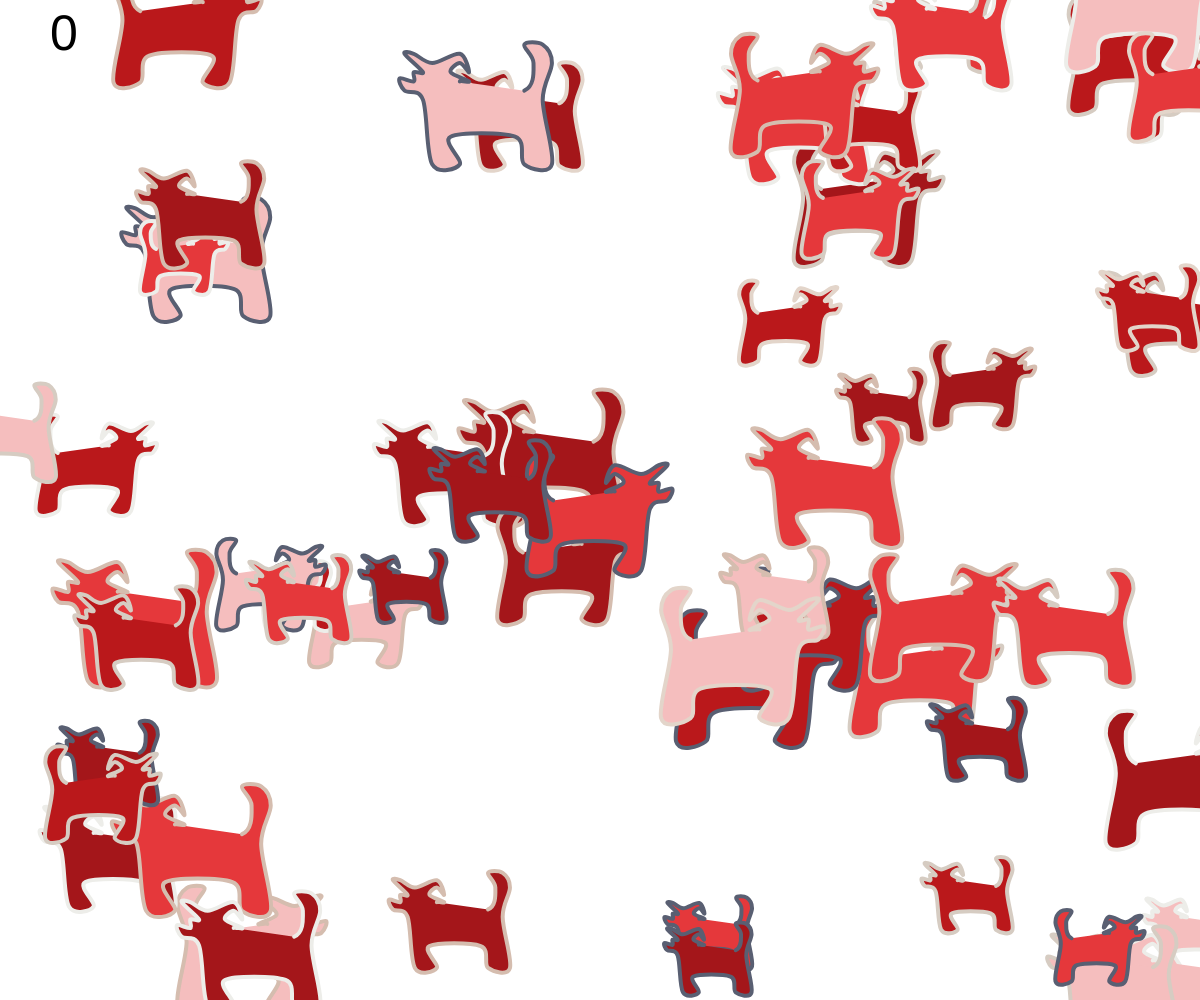
Frame 1 (no input)
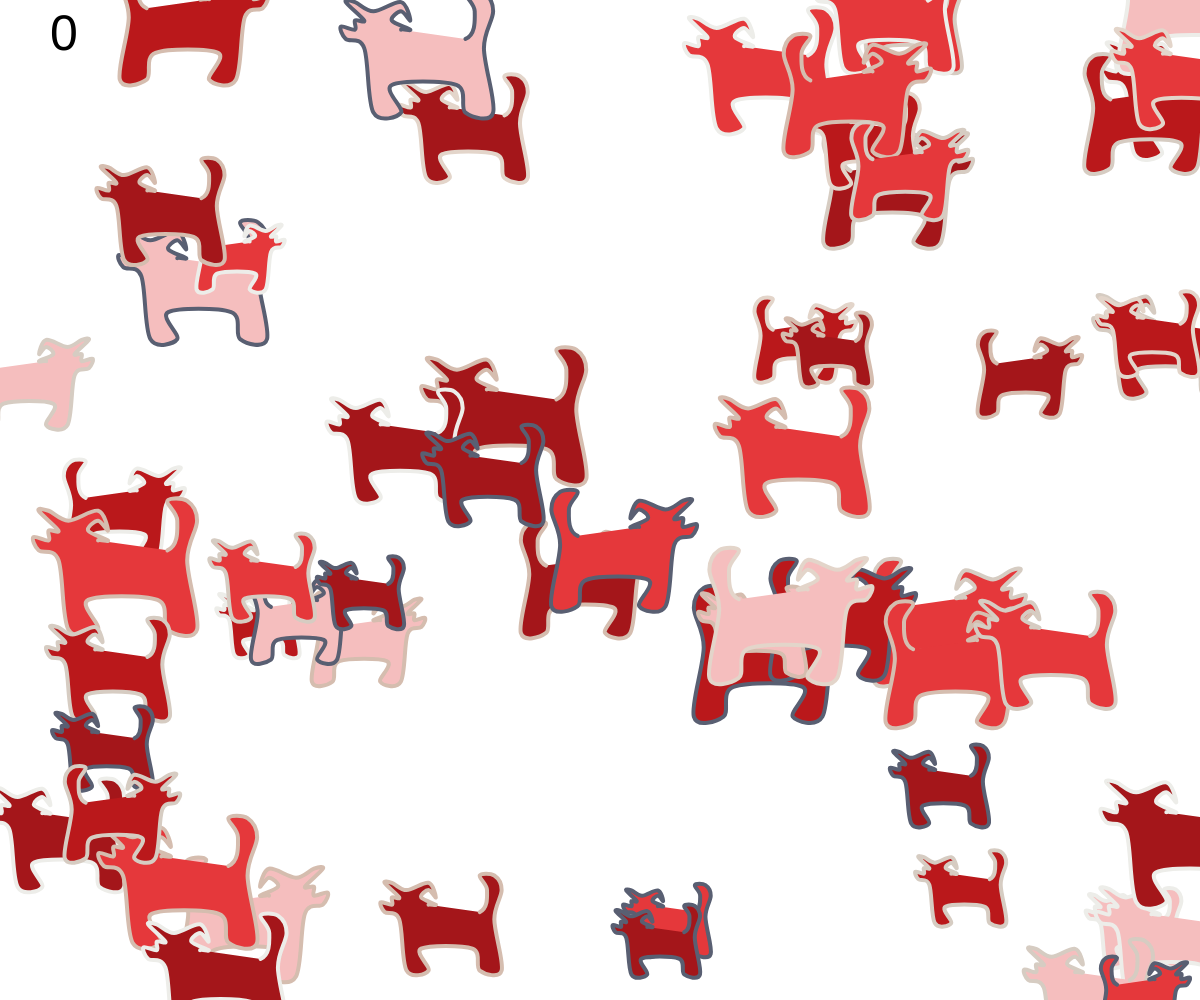
Frame 60 (no input)
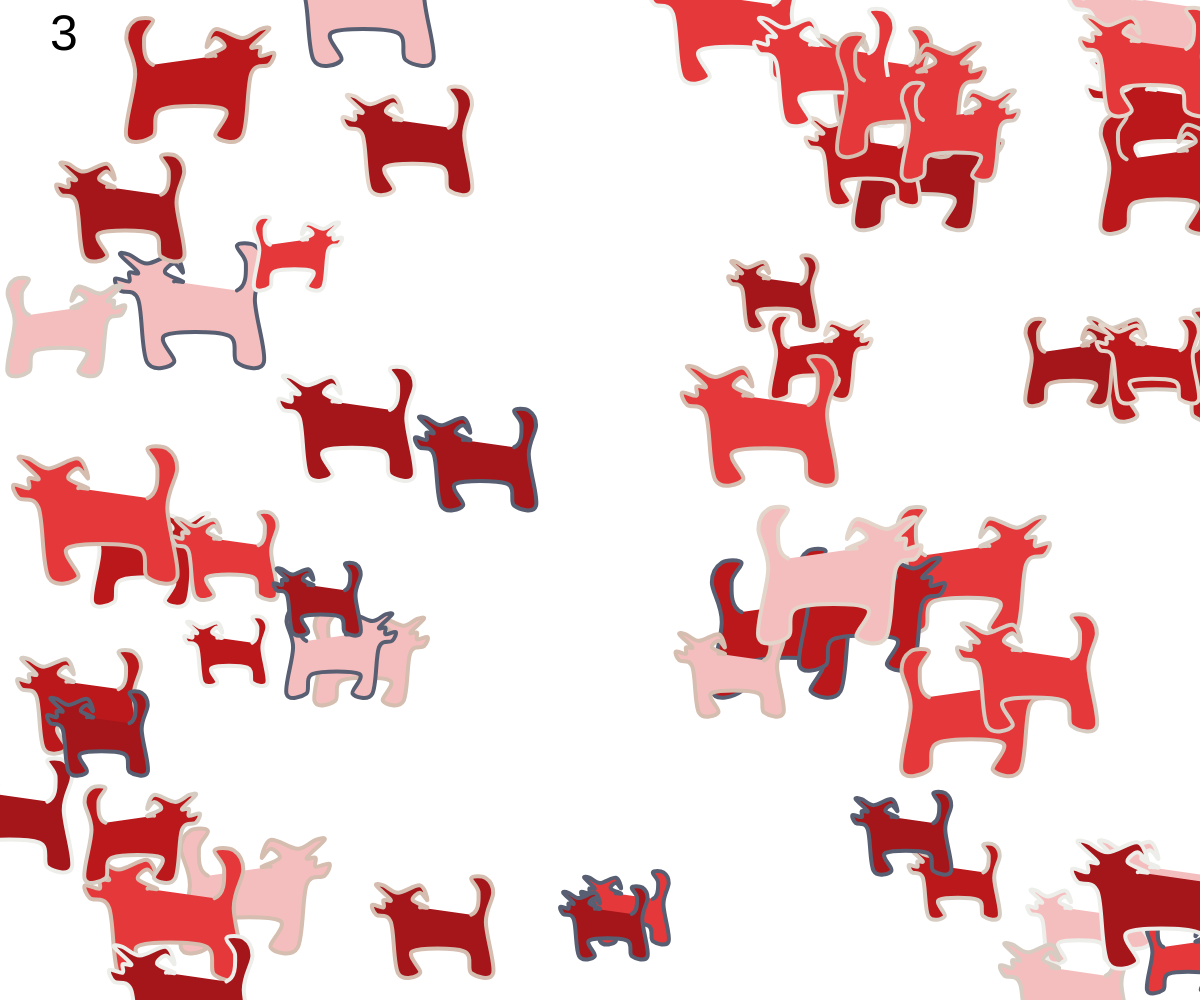
Frame 120 (the mouse pressed at the canvas centre since frame 60)

The p5.js sketch that drew these frames (run headless with seeded random() and noise() and a simulated clock; from frame 60 on, the mouse is pressed at the canvas centre):

// p5.js sketch
// ── sketch.js
let points  = [[2,2],[3,3],[2,3],[4,4],[3,5],[2,4],[3,6],[6,5],[8,6],[9,6],[7,4],[8,4],[8,3],[9.54,3.34],[9,2],[7,1],[6,-6],[3,-6],[4,-3],[-3,-3],[-4,-6],[-7,-6],[-6,1],[-7,5],[-6,7],[-4,7],[-5,5],[-4,2],[2,2]];

var fill_colors = "F5BEBE-a4161a-ba181b-e5383b".split("-").map(a=>"#"+a)
var line_colors = "edede9-d6ccc2-595F72-e3d5ca-d5bdaf".split("-").map(a=>"#"+a)

class Obj{ //宣告一個類別，針對一個畫的圖案
  constructor(args){ //預設值，基本資料(物件的顏色，移動速度，大小，初始位置......)
    this.p = args.p || { x:random(0,width), y:random(0,height) } //描述為該物件的初始位置，||(or)，當產生一個物件時，有傳位置參數的話使用該參數，若沒有傳參數就以||後面的設定產出
    this.v = { x:random(-1,1), y:random(-1,1) } //描述為該物件的移速
    this.size = random(5,10) //描述為該物件的放大倍率
    this.color = random(fill_colors) //充滿顏色
    this.stroke = random(line_colors) //外框線條顏色
  }

  draw(){ //畫出單一個物件形狀
    push() //執行後，依照以下設定
      translate(this.p.x,this.p.y) //以讓物件位置為原點
      scale(this.v.x<0?-1:1,-1) //如果this.v.x<0條件成立，則為1，若不成立，則為-1；代表往右走的圖形象鼻向右，向左的則象鼻向左
      fill(this.color)
      stroke(this.stroke)
      strokeWeight(4)
      beginShape()
        for(var k=0;k<points.length;k=k+1){
          // line(points[k][0]*this.size,points[k][1]*this.size,points[k+1][0]*this.size,points[k+1][1]*this.size)
          // vertex(points[k][0]*this.size,points[k][1]*this.size) //只要設定一個點，當指令到endShape()，會把所有點連在一起，要把上面迴圈points.length-1的-1留著
          curveVertex(points[k][0]*this.size,points[k][1]*this.size) //畫圖為圓弧方式畫，要把上面迴圈points.length-1的-1刪除
        }
      endShape()
    pop() //執行後，回到原始的設定
  }

  update(){ //圖形的移動
    this.p.x = this.p.x + this.v.x //現在的位置(x)加上現在的速度(x)
    this.p.y = this.p.y + this.v.y //現在的位置(y)加上現在的速度(y)
    if(this.p.x<=0 || this.p.x>=width){ //x軸碰到左邊(<=0)或者碰到右邊(x>=width)
      this.v.x = -this.v.x //把x軸的速度方向改變
    }
    if(this.p.y<=0 || this.p.y>=height){ //y軸碰到左邊(<=0)或者碰到右邊(x>=width)
      this.v.y = -this.v.y //把y軸的速度方向改變
    }
  }
  isBallInRanger(){ //功能:判斷滑鼠按下的位置是否在此物件的範圍內
    let d = dist(mouseX,mouseY,this.p.x,this.p.y) //計算兩點(滑鼠按下與物件中心點)之間的距離，放到d變數內
    if(d<13*this.size){ //滑鼠與物件的距離小於物件的寬度，代表碰到了
      return true //傳回true的值
    }else{ //滑鼠與物件的距離大於物件的寬度，代表沒有碰到
      return false //傳回false值
    }
  }
}

var ball //把目前要處理的物件，暫存到ball變數內
var balls =[] //把產生的"所有"物件
var score = 0 //設定一個值初始為0

function setup() {
  createCanvas(windowWidth,windowHeight);
  for(var i=0;i<60;i=i+1){
    ball = new Obj({}) //產生一個Obj class元件
    balls.push(ball) //把ball的物件放入到balls陣列內
  }
}

function draw() {
  background(255);
  // for(var j=0;j<balls.length;j=j+1){
  //   ball = balls[j]
  //   ball.draw()
  //   ball.update()
  // }
  for(let ball of balls){ //只要是陣列的方式，都可以利用此方式處理
    ball.draw()
    ball.update()
  }
  push()
    fill(0)
    textSize(50)
    text(score,50,50) //在座標為(50,50)，顯示score內容
  pop()
}

// function mousePressed(){ //按下產生
//   ball = new Obj({
//     p:{x:mouseX,y:mouseY}
//   }) //在滑鼠按下的地方產生一個Obj class元件
//   balls.push(ball) //把ball的物件放入到balls陣列內
// }



function mousePressed(){ //按下消失
  for(let ball of balls){ //檢查每一個物件
    if(ball.isBallInRanger()){
      balls.splice(balls.indexOf(ball),1) //從倉庫balls裡取出被滑鼠按到的物件編號(balls.indexOf(ball),1)，只取一個
      score = score + 1 //每按到一個，加一分
      // score = score - 1 //每按到一個，扣一分
    }
  }
}
